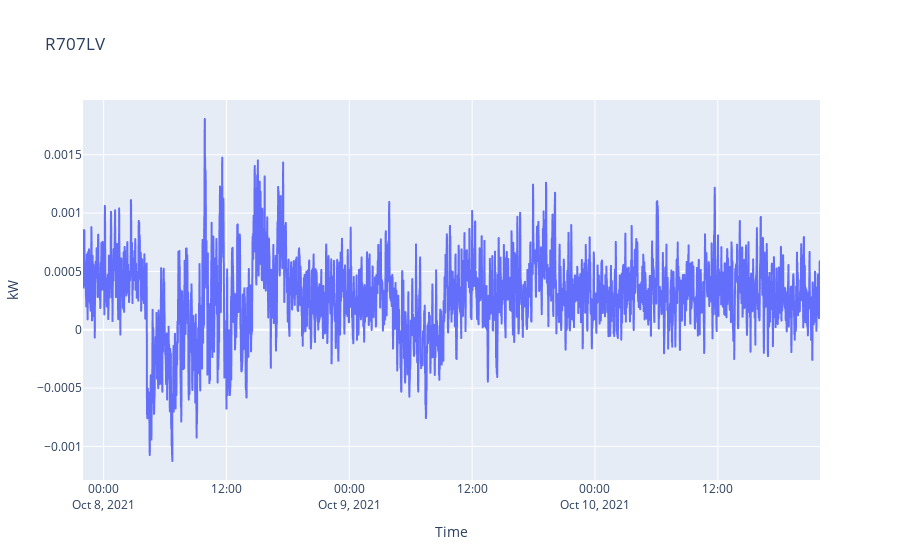

Source (notebook cell):
### Code cell
px.line(
    x=df_1T.index, y=df_1T.kw, 
    title='R707LV',
    labels={
        'x': 'Time',
        'y': 'kW'
    })

### Figure 1 — Plotly figure (JSON) as saved in the notebook; plotly's stock layout.template omitted (floating-point values rounded to 4 significant figures; data arrays with more than 128 entries replaced by an {"elided": "..."} marker saying what was removed)
{"data": [{"hovertemplate": "Time=%{x}<br>kW=%{y}<extra></extra>", "legendgroup": "", "line": {"color": "#636efa", "dash": "solid"}, "marker": {"symbol": "circle"}, "mode": "lines", "name": "", "showlegend": false, "type": "scattergl", "x": {"elided": "4321 str values"}, "xaxis": "x", "y": {"elided": "4321 float values"}, "yaxis": "y"}], "layout": {"legend": {"tracegroupgap": 0}, "title": {"text": "R707LV"}, "xaxis": {"anchor": "y", "domain": [0, 1], "title": {"text": "Time"}}, "yaxis": {"anchor": "x", "domain": [0, 1], "title": {"text": "kW"}}}}
